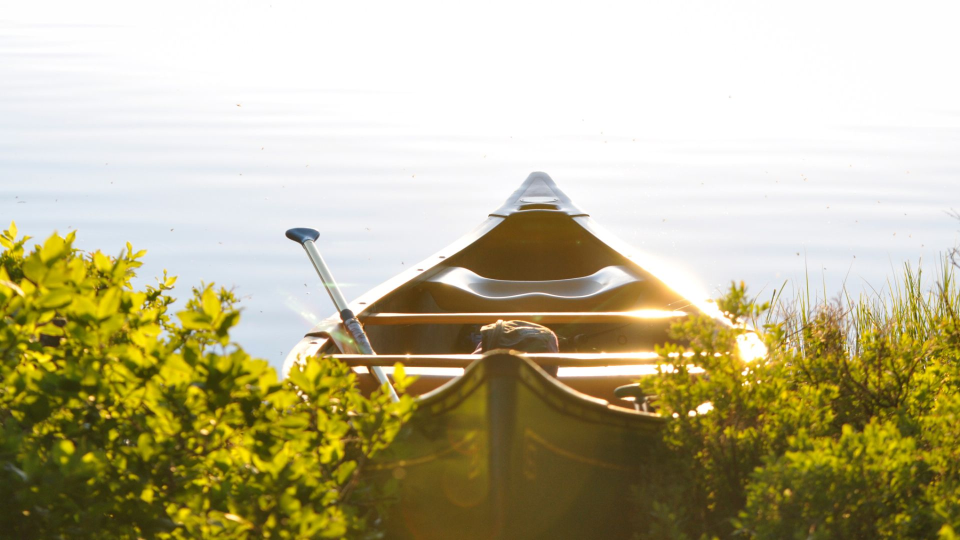
#> input picture imagetests/0.png, 1920 x 1080 px (shown at 1/2 size); its folder holds 5 pictures in this run; the run also reads 1 picture not shown here
$ python imagemaniptest.py
#> lines starting #> are read from the running program, lines starting #| are printed output that depends on the picture
import urllib
from PIL import Image
from PIL import ImageFilter
import Tkinter as tk
import tkFileDialog
import sys

random = raw_input("Do you have an image?(y/n) ")
#> the answer given: y
if (random == "y"):
    root = tk.Tk()
    root.attributes("-topmost", True)
    root.attributes("-topmost", False)
    root.update()
    root.withdraw()
    file_path = tkFileDialog.askopenfilename(title="Choose Image")
#> the answer given: imagetests/0.png
    root.deiconify()
    root.update()
    root.destroy()
    root.quit()
    background = Image.open(file_path)
#> background is the input picture: PIL image 1920x1080 RGB; mean R, G, B 187.6, 180.2, 144.7
    width,height = background.size
#> width = 1920; height = 1080
    count = 1
else:
    width = int(raw_input("Enter width: "))
    height = int(raw_input("Enter height: "))
    count = int(raw_input("Number of images: "))

thumbwidth = int(16*(height/9))
#> thumbwidth = 1920
thumbheight = int(9*(width/16))
#> thumbheight = 1080

i=0

save = tk.Tk()
save.attributes("-topmost", True)
save.attributes("-topmost", False)
save.update()
save.withdraw()
savedir = tkFileDialog.askdirectory(title="Choose Save Location")
#> the answer given: imagetests
save.deiconify()
save.update()
save.destroy()
save.quit()

mode = int(raw_input("Mode(0=default,1=noblur,2=onlyblur,3=pixelate,4=pixelatebackground)"))
#> the answer given: 1

while (i < count):
    if (random != "y"):
        URL = "http://www.unsplash.it/%d/%d/?random"%(width,height)
        urllib.urlretrieve(URL, "imagetests/%d.png"%(i))
        background = Image.open("imagetests/%d.png"%(i))

    overlay = Image.open("imagetests/wallpapertemplate.png")

    background = background.convert("RGBA")
#> background: PIL image 1920x1080 RGBA
    overlay = overlay.convert("RGBA")

    background2 = background.filter(ImageFilter.GaussianBlur(10))
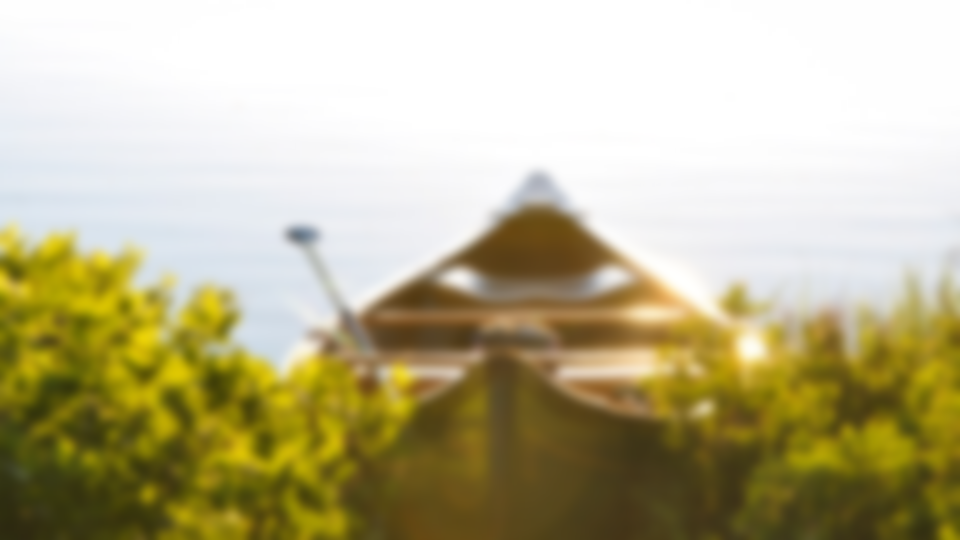
#> background2: PIL image 1920x1080 RGBA (shown at 1/2 size); mean R, G, B, A 187.6, 180.2, 144.7, 255

    #if (mode > 2):
        #pixelback = background.resize((width/10,height/10))
        #pixelback2 = pixelback.resize((width,height))

    overlay = overlay.resize((thumbwidth,height))
    newwidth,newheight = overlay.size
#> newwidth = 1920; newheight = 1080

    if (mode == 0 or mode == 1):
        background.paste(overlay, (0-(newwidth-width)/2,0-(newheight-height)/2), overlay)
        background.save("%s/%d_noblur.png"%(savedir,i),"PNG")
    if (mode == 0 or mode == 2):
        background2.paste(overlay, (0-(newwidth-width)/2,0-(newheight-height)/2), overlay)
        background2.save("%s/%d.png"%(savedir,i),"PNG")
    if (mode == 3):
        background.paste(overlay, (0-(newwidth-width)/2,0-(newheight-height)/2), overlay)
        pixelback = background.resize((width/10,height/10))
        pixelback = pixelback.resize((width,height))
        pixelback.save("%s/%d_pixel.png"%(savedir,i),"PNG")
    if (mode == 4):
        pixelback = background.resize((width/10,height/10))
        pixelback = pixelback.resize((width,height))
        pixelback.paste(overlay, (0-(newwidth-width)/2,0-(newheight-height)/2), overlay)
        pixelback.save("%s/%d_pixelback.png"%(savedir,i),"PNG")

    #overlay.crop((newwidth/2-width/2,newheight/2+height/2,newwidth/2+width/2,newheight/2-height/2))
    #background2.paste(background, (0, 0), overlay)
    #background2.save("imagetests/%d_blur_triangle.png"%(i), "PNG")

    i += 1
